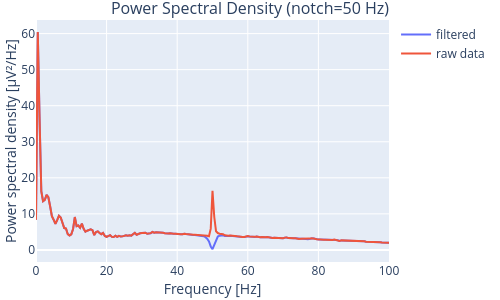

Here is the notebook cell this chart was saved with:
### Code cell
fig1 = show_spectr(filtered, Fs, specific_title='notch=50 Hz', delta_f=0.5)
fig1.data[0].name = 'filtered'
fig2 = show_spectr(eeg_channel, Fs, delta_f=0.5)
for trace in fig2.data:
    trace.name = "raw data"
    fig1.add_trace(trace)

fig1

### Figure 1 — Plotly figure (JSON) as saved in the notebook; plotly's stock layout.template omitted (floating-point values rounded to 4 significant figures; data arrays with more than 128 entries replaced by an {"elided": "..."} marker saying what was removed)
{"data": [{"mode": "lines", "name": "filtered", "type": "scatter", "x": {"elided": "25001 float values"}, "y": {"elided": "25001 float values"}}, {"mode": "lines", "name": "raw data", "type": "scatter", "x": {"elided": "25001 float values"}, "y": {"elided": "25001 float values"}}], "layout": {"height": 300, "margin": {"b": 10, "l": 10, "r": 10, "t": 20}, "title": {"font": {"size": 16}, "text": "Power Spectral Density (notch=50 Hz)", "x": 0.5, "y": 0.99}, "width": 500, "xaxis": {"range": [0, 100], "showgrid": true, "tickfont": {"size": 12}, "title": {"font": {"size": 14}, "standoff": 1, "text": "Frequency [Hz]"}}, "yaxis": {"showgrid": true, "tickfont": {"size": 12}, "title": {"font": {"size": 14}, "standoff": 1, "text": "Power spectral density [µV²/Hz]"}}}}
